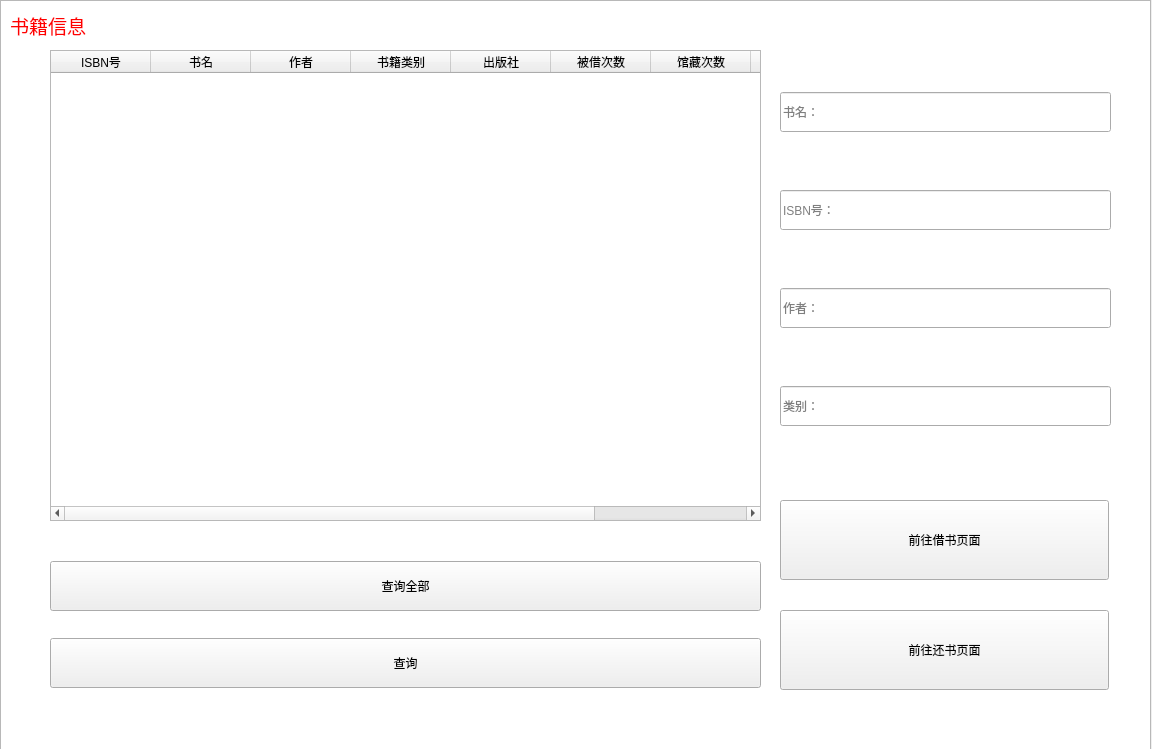
<?xml version="1.0" encoding="UTF-8"?>
<ui version="4.0">
 <class>Form3</class>
 <widget class="QWidget" name="Form3">
  <property name="geometry">
   <rect>
    <x>0</x>
    <y>0</y>
    <width>1152</width>
    <height>749</height>
   </rect>
  </property>
  <property name="windowTitle">
   <string>Form</string>
  </property>
  <widget class="QLabel" name="label">
   <property name="geometry">
    <rect>
     <x>10</x>
     <y>10</y>
     <width>101</width>
     <height>31</height>
    </rect>
   </property>
   <property name="styleSheet">
    <string notr="true">color: rgb(255, 0, 0);</string>
   </property>
   <property name="text">
    <string>&lt;html&gt;&lt;head/&gt;&lt;body&gt;&lt;p&gt;&lt;span style=&quot; font-size:14pt;&quot;&gt;书籍信息&lt;/span&gt;&lt;/p&gt;&lt;/body&gt;&lt;/html&gt;</string>
   </property>
  </widget>
  <widget class="QWidget" name="widget" native="true">
   <property name="geometry">
    <rect>
     <x>780</x>
     <y>40</y>
     <width>331</width>
     <height>441</height>
    </rect>
   </property>
   <layout class="QVBoxLayout" name="verticalLayout_3">
    <item>
     <widget class="QLineEdit" name="sm">
      <property name="minimumSize">
       <size>
        <width>300</width>
        <height>40</height>
       </size>
      </property>
      <property name="text">
       <string/>
      </property>
      <property name="placeholderText">
       <string>书名：</string>
      </property>
     </widget>
    </item>
    <item>
     <widget class="QLineEdit" name="sh">
      <property name="minimumSize">
       <size>
        <width>300</width>
        <height>40</height>
       </size>
      </property>
      <property name="text">
       <string/>
      </property>
      <property name="placeholderText">
       <string>ISBN号：</string>
      </property>
     </widget>
    </item>
    <item>
     <widget class="QLineEdit" name="zz">
      <property name="minimumSize">
       <size>
        <width>300</width>
        <height>40</height>
       </size>
      </property>
      <property name="text">
       <string/>
      </property>
      <property name="placeholderText">
       <string>作者：</string>
      </property>
     </widget>
    </item>
    <item>
     <widget class="QLineEdit" name="lb">
      <property name="minimumSize">
       <size>
        <width>300</width>
        <height>40</height>
       </size>
      </property>
      <property name="styleSheet">
       <string notr="true"/>
      </property>
      <property name="text">
       <string/>
      </property>
      <property name="cursorPosition">
       <number>0</number>
      </property>
      <property name="placeholderText">
       <string>类别：</string>
      </property>
     </widget>
    </item>
   </layout>
  </widget>
  <widget class="QTableWidget" name="tableWidget">
   <property name="geometry">
    <rect>
     <x>50</x>
     <y>50</y>
     <width>711</width>
     <height>471</height>
    </rect>
   </property>
   <column>
    <property name="text">
     <string>ISBN号</string>
    </property>
   </column>
   <column>
    <property name="text">
     <string>书名</string>
    </property>
   </column>
   <column>
    <property name="text">
     <string>作者</string>
    </property>
   </column>
   <column>
    <property name="text">
     <string>书籍类别</string>
    </property>
   </column>
   <column>
    <property name="text">
     <string>出版社</string>
    </property>
   </column>
   <column>
    <property name="text">
     <string>被借次数</string>
    </property>
   </column>
   <column>
    <property name="text">
     <string>馆藏次数</string>
    </property>
   </column>
   <column>
    <property name="text">
     <string>在馆册数</string>
    </property>
   </column>
   <column>
    <property name="text">
     <string>书架号</string>
    </property>
   </column>
  </widget>
  <widget class="QWidget" name="layoutWidget">
   <property name="geometry">
    <rect>
     <x>50</x>
     <y>540</y>
     <width>711</width>
     <height>169</height>
    </rect>
   </property>
   <layout class="QVBoxLayout" name="verticalLayout">
    <item>
     <widget class="QPushButton" name="chaquanbu">
      <property name="minimumSize">
       <size>
        <width>0</width>
        <height>50</height>
       </size>
      </property>
      <property name="text">
       <string>查询全部</string>
      </property>
     </widget>
    </item>
    <item>
     <widget class="QPushButton" name="chaxun">
      <property name="minimumSize">
       <size>
        <width>200</width>
        <height>50</height>
       </size>
      </property>
      <property name="text">
       <string>查询</string>
      </property>
     </widget>
    </item>
   </layout>
  </widget>
  <widget class="QListWidget" name="listWidget">
   <property name="geometry">
    <rect>
     <x>0</x>
     <y>0</y>
     <width>1151</width>
     <height>751</height>
    </rect>
   </property>
   <property name="styleSheet">
    <string notr="true">border-image: url(:/书1.jpg);</string>
   </property>
  </widget>
  <widget class="QPushButton" name="guihuan">
   <property name="geometry">
    <rect>
     <x>780</x>
     <y>610</y>
     <width>329</width>
     <height>80</height>
    </rect>
   </property>
   <property name="minimumSize">
    <size>
     <width>0</width>
     <height>80</height>
    </size>
   </property>
   <property name="text">
    <string>前往还书页面</string>
   </property>
  </widget>
  <widget class="QPushButton" name="jieshu">
   <property name="geometry">
    <rect>
     <x>780</x>
     <y>500</y>
     <width>329</width>
     <height>80</height>
    </rect>
   </property>
   <property name="minimumSize">
    <size>
     <width>0</width>
     <height>80</height>
    </size>
   </property>
   <property name="text">
    <string>前往借书页面</string>
   </property>
  </widget>
  <zorder>listWidget</zorder>
  <zorder>layoutWidget</zorder>
  <zorder>widget</zorder>
  <zorder>label</zorder>
  <zorder>tableWidget</zorder>
  <zorder>guihuan</zorder>
  <zorder>jieshu</zorder>
 </widget>
 <resources>
  <include location="bjxs.qrc"/>
 </resources>
 <connections/>
</ui>
